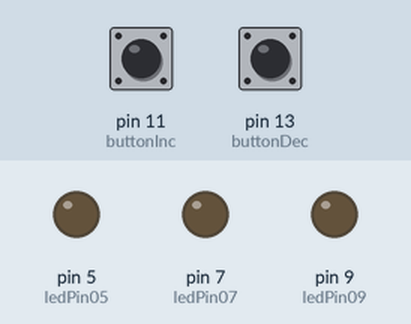
This sketch was run on a simulated Arduino Uno, built with avr-gcc and run on an emulated ATmega328P. Shown: output pins drawn as LEDs (lit = HIGH). The test bench sets the inputs (shaded band); at power-on: pin 11 (buttonInc) HIGH, pin 13 (buttonDec) HIGH.

Above: at 1.2 s.
1.3 s: pin 11 (buttonInc) pulled LOW for 0.15 s
At 2.4 s:
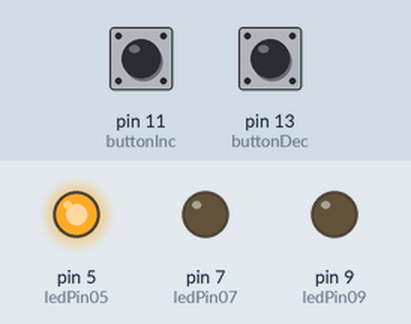
2.9 s: pin 11 (buttonInc) pulled LOW for 1 s
At 3.6 s:
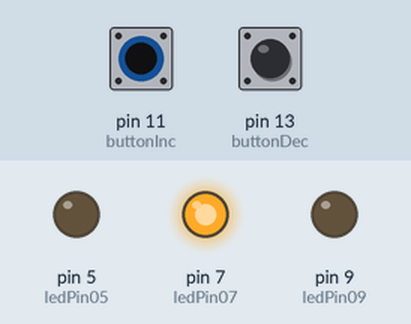
5.4 s: pin 11 (buttonInc) pulled LOW for 0.15 s
At 6.6 s:
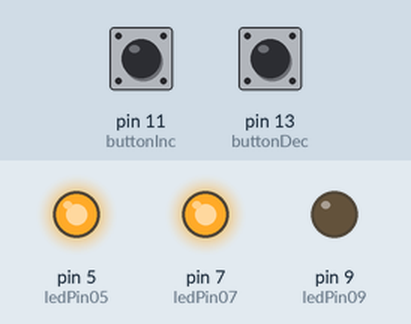
7.0 s: pin 11 (buttonInc) pulled LOW for 3.2 s
At 8.0 s:
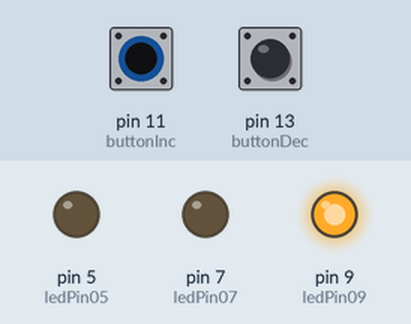
11.7 s: pin 11 (buttonInc) pulled LOW for 0.15 s
At 12.7 s:
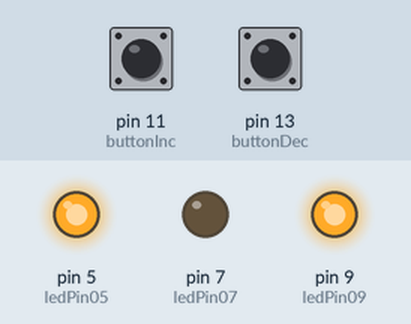
13.3 s: pin 11 (buttonInc) pulled LOW for 1 s
At 14.0 s:
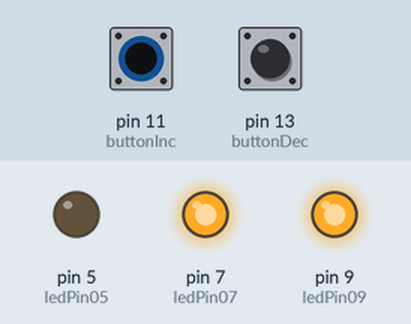
Timing chart, 0 to 16.3 s (numbered marks = the images above; inputs shaded):
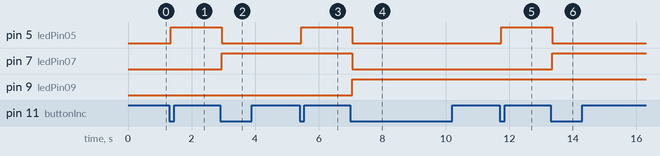

Measured:
- after the input at 1.3 s, pin 5 (ledPin05): LOW → HIGH after 0.05 s
- after the input at 2.9 s, pin 5 (ledPin05): HIGH → LOW after 0.05 s; pin 7 (ledPin07): LOW → HIGH after 0.05 s
- after the input at 5.4 s, pin 5 (ledPin05): LOW → HIGH after 0.05 s
- after the input at 7.0 s, pin 5 (ledPin05), pin 7 (ledPin07): HIGH → LOW after 0.05 s; pin 9 (ledPin09): LOW → HIGH after 0.05 s
- after the input at 11.7 s, pin 5 (ledPin05): LOW → HIGH after 0.05 s
- after the input at 13.3 s, pin 5 (ledPin05): HIGH → LOW after 0.05 s; pin 7 (ledPin07): LOW → HIGH after 0.05 s

The sketch:

Three_Bit_Counter.ino
```cpp
/*
Maria Bezerra, UIN: 676493398, netID: mbeze2
Lab 2 - Three Bit Counter


- Description - what is this code supposed to do?
 It reads from two buttons connected to digital pins 11 and 13. When the button on pin 11 is pressed, a
 counter (pressCount) is incremented, and when the button on pin 13 is pressed, the counter is decremented.
 However, the code contains a mistake: the function binary(int value) doesn't properly update the LEDs according
 to the pressCount, as it only returns whether the bitwise AND between pressCount and value is nonzero,
 but doesn't actually change the state of the LEDs accordingly.

- Include any assumptions you may have made, what do you expect from the hardware,
pinouts, particular arduino versions, etc
    It assumes that the LEDs have current-limiting resistors, relies on the millis() function for timing,
and sequentially lights up the LEDs with a chasing light effect, one at a time, using a 1000-millisecond
interval between transitions.


- References - where did you find code snippets, ideas, inspirations?
    I used the links provided and talked to TA's (ELijah) to learn more on how arduino works.
besides that, no other references.

- Demo to TA Elijah at 9:58am

*/


const int ledPin09 = 9;
const int ledPin07 = 7;
const int ledPin05 = 5;

const int buttonInc = 11;
const int buttonDec = 13;

int buttonStateInc = LOW;
int buttonStateDec = LOW;

int lastButtonStateInc = LOW;
int lastButtonStateDec = LOW;

unsigned long lastDebounceTimeInc = 0;
unsigned long lastDebounceTimeDec = 0;
unsigned long debounceDelay = 50;

int pressCount = 0;

void setup() {
  pinMode(ledPin09, OUTPUT);
  pinMode(ledPin07, OUTPUT);
  pinMode(ledPin05, OUTPUT);

  pinMode(buttonInc, INPUT_PULLUP);
  pinMode(buttonDec, INPUT_PULLUP);
}

void loop() {
  unsigned long currentMillis = millis();

  int readingInc = digitalRead(buttonInc);
  int readingDec = digitalRead(buttonDec);

  // Check buttonInc for debounce
  if (readingInc != lastButtonStateInc) {
    lastDebounceTimeInc = currentMillis;
  }

  if (currentMillis - lastDebounceTimeInc > debounceDelay) {
    if (readingInc != buttonStateInc) {
      buttonStateInc = readingInc;
      if (buttonStateInc == LOW) {
        if (pressCount < 7) pressCount++;
      }
    }
  }

  // Check buttonDec for debounce
  if (readingDec != lastButtonStateDec) {
    lastDebounceTimeDec = currentMillis;
  }

  if (currentMillis - lastDebounceTimeDec > debounceDelay) {
    if (readingDec != buttonStateDec) {
      buttonStateDec = readingDec;
      if (buttonStateDec == LOW) {
        if (pressCount > 0) pressCount--;
      }
    }
  }

  // Save the last button states
  lastButtonStateInc = readingInc;
  lastButtonStateDec = readingDec;

  // Update LEDs based on pressCount
 digitalWrite(ledPin05, (pressCount & 1) != 0);
digitalWrite(ledPin07, (pressCount & 2) != 0);
digitalWrite(ledPin09, (pressCount & 4) != 0);
}

int binary(int value) {
  int answer = pressCount & value;
  return answer;
}
```
